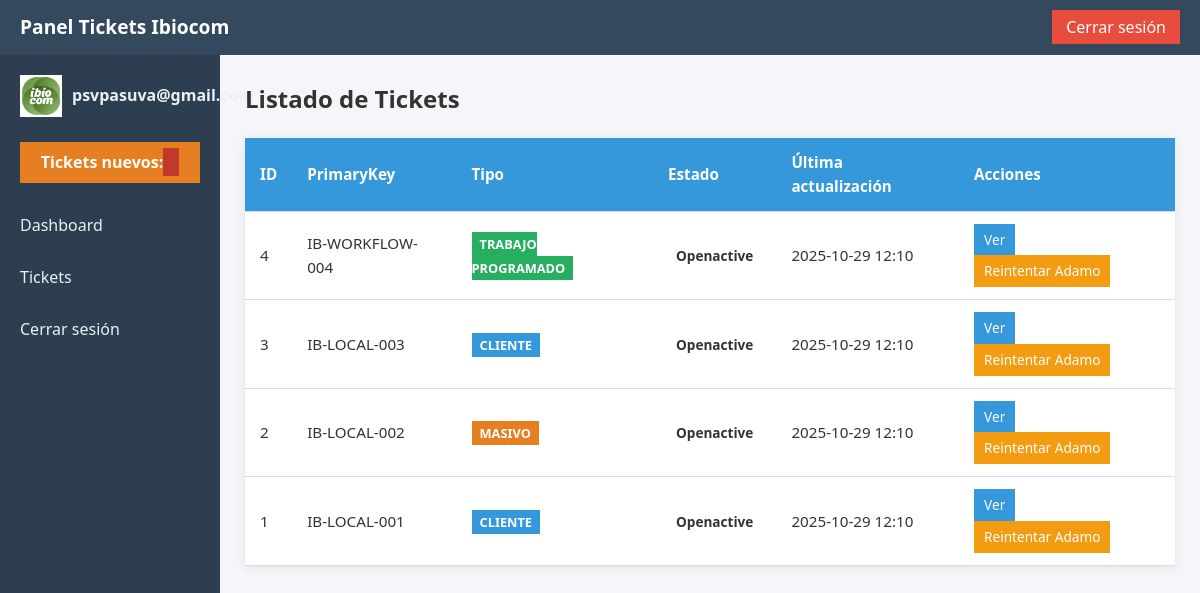
The page /web/tickets (signed in) on the database its author committed.
### app/models.py (models this page shows)
class User(SQLModel, table=True):
    id: Optional[int] = Field(default=None, primary_key=True)
    email: str = Field(unique=True, index=True)
    password_hash: str
    role: str = Field(default="tecnico")
    created_at: datetime = Field(default_factory=datetime.utcnow)

class Ticket(SQLModel, table=True):
    id: Optional[int] = Field(default=None, primary_key=True)
    primary_key: str = Field(max_length=50)
    mirror_key: Optional[str] = Field(default=None, max_length=50)
    state: Optional[str] = Field(default=None, max_length=50)
    dialog: Optional[str] = None  # Datos de Adamo
    clearance_person: Optional[str] = Field(default="ibiocom", max_length=50)
    ticket_type: str = Field(default="ftth_cliente", max_length=50)
    created_at: datetime = Field(default_factory=datetime.utcnow)
    updated_at: datetime = Field(default_factory=datetime.utcnow)
    local_requests: Optional[str] = None  # JSON de request_info enviadas
    local_resolutions: Optional[str] = None  # JSON de resolutions enviadas
    local_reports: Optional[str] = None  # JSON de reportes enviados

### app/routes/web.py (the view)
@router.get("/tickets", response_class=HTMLResponse)
def list_tickets(request: Request):
    if not SESSION_USER:
        return RedirectResponse("/web/login")
    with Session(engine) as session:
        tickets = session.exec(select(Ticket).order_by(Ticket.created_at.desc())).all()
        tickets_data = [ticket_to_dict(t) for t in tickets]
    return templates.TemplateResponse("tickets.html", {
        "request": request,
        "tickets": tickets_data,
        "current_user": SESSION_USER
    })

### app/templates/tickets.html (shortened to what this page needs)
{% extends "base.html" %}
{% block content %}
<h2>Listado de Tickets</h2>
<table class="tickets-table">
  <thead>
    <tr>
      <th>ID</th>
      <th>PrimaryKey</th>
      <th>Tipo</th>
      <th>Estado</th>
      <th>Última actualización</th>
      <th>Acciones</th>
    </tr>
  </thead>
  <tbody>
    {% for t in tickets %}
    <tr>
      <td>{{ t.id }}</td>
      <td>{{ t.primary_key }}</td>
      <td>
        {% if t.ticket_type == 'ftth_cliente' %}
          <span class="ticket-type ticket-client">Cliente</span>
        {% elif t.ticket_type == 'ftth_masivo' %}
          <span class="ticket-type ticket-massive">Masivo</span>
        {% elif t.ticket_type == 'trabajos_programados' %}
          <span class="ticket-type ticket-workflow">Trabajo programado</span>
        {% else %}
          <span class="ticket-type">Desconocido</span>
        {% endif %}
      </td>
      <td>
        <span class="status-tag status-{{ t.state }}">
          {{ t.state|capitalize }}
        </span>
      </td>
      <td>
        {{ t.updated_at.strftime('%Y-%m-%d %H:%M') if t.updated_at else t.created_at.strftime('%Y-%m-%d %H:%M') }}
      </td>
      <td>
        <a href="/web/tickets/{{ t.id }}" class="btn btn-primary">Ver</a>
        {% if t.state != 'cerrado' %}
          <a href="/web/tickets/{{ t.id }}/retry" class="btn btn-warning">Reintentar Adamo</a>
        {% endif %}
      </td>
    </tr>
    {% endfor %}
  </tbody>
</table>
{% endblock %}

### app/templates/base.html (shortened to what this page needs)
<!DOCTYPE html>
<html lang="es">
<head>
  <link rel="stylesheet" href="/static/style.css">
</head>
<body>
  <header class="navbar">
    <div class="navbar-left">
      <h1>Panel Tickets Ibiocom</h1>
    </div>
    <div class="navbar-right">
      <a href="/web/logout" class="btn">Cerrar sesión</a>
    </div>
  </header>
  <div class="container">
    <aside class="sidebar">
      <div class="user-panel">
        <img src="/static/user.png" alt="Usuario" class="user-img">
        <p class="username">{{ current_user.email if current_user else "Invitado" }}</p>
      </div>
      <div class="notifications">
        <p>Tickets nuevos: <span class="badge">{{ new_tickets_count }}</span></p>
      </div>
      <nav>
        <a href="/web/dashboard">Dashboard</a>
        <a href="/web/tickets">Tickets</a>
        <a href="/web/logout">Cerrar sesión</a>
      </nav>
    </aside>
    <main class="main-content">
      {% block content %}{% endblock %}
    </main>
  </div>
</body>
</html>

### app/static/style.css (style rules this page uses)
* { box-sizing: border-box; margin:0; padding:0; font-family: 'Segoe UI', Arial, sans-serif; }
body { background: #f4f6f9; color: #333; line-height: 1.6; }
*, *::before, *::after { border-radius: 0 !important; }
.navbar { display: flex; justify-content: space-between; align-items: center; background: #34495e; color: #fff; padding: 12px 20px; }
.navbar h1 { font-size: 1.2rem; font-weight: 600; }
.navbar a.btn { background: #e74c3c; padding: 6px 14px; color: #fff; text-decoration: none; transition: background 0.2s; }
.container { display: flex; min-height: 100vh; }
.sidebar { width: 220px; background: #2c3e50; padding: 20px; }
.sidebar nav a { display: block; color: #ecf0f1; padding: 10px 0; text-decoration: none; margin-bottom: 6px; transition: all 0.2s; }
.main-content { flex: 1; padding: 25px; }
.user-panel { display: flex; align-items: center; margin-bottom: 25px; }
.user-panel .user-img { width: 42px; height: 42px; margin-right: 10px; border: 2px solid #fff; }
.user-panel .username { color: #ecf0f1; font-weight: bold; }
.notifications { background: #e67e22; color: #fff; padding: 8px 10px; margin-bottom: 20px; text-align: center; font-weight: bold; }
.notifications .badge { background: #c0392b; padding: 3px 8px; }
.btn-primary { background: #3498db; }
.btn-warning { background: #f39c12; }
.status-tag { padding: 3px 8px; font-weight: bold; text-transform: capitalize; }
.tickets-table { width: 100%; border-collapse: collapse; background: #fff; overflow: hidden; box-shadow: 0 2px 10px rgba(0,0,0,0.08); margin-top: 20px; }
.tickets-table thead { background: #3498db; color: #fff; }
.tickets-table th, .tickets-table td { padding: 12px 15px; text-align: left; font-size: 0.95rem; border-bottom: 1px solid #ddd; }
.tickets-table .status-tag { padding: 4px 8px; font-weight: bold; text-transform: capitalize; font-size: 0.85rem; }
.tickets-table .btn { padding: 5px 10px; color: #fff; font-size: 0.85rem; text-decoration: none; margin-right: 5px; display: inline-block; transition: background 0.2s; }
.ticket-type { padding: 3px 8px; font-weight: bold; text-transform: uppercase; font-size: 0.8rem; color: #fff; }
.ticket-client { background-color: #3498db; }
.ticket-massive { background-color: #e67e22; }
.ticket-workflow { background-color: #27ae60; }

### rows shown on the page
User: email "psvpasuva@gmail.com"
Ticket: id "4", primary_key "IB-WORKFLOW-004", shows "TRABAJO PROGRAMADO", state "Openactive", updated_at "2025-10-29 12:10"
Ticket: id "3", primary_key "IB-LOCAL-003", ticket_type "CLIENTE", state "Openactive", updated_at "2025-10-29 12:10"
Ticket: id "2", primary_key "IB-LOCAL-002", ticket_type "MASIVO", state "Openactive", updated_at "2025-10-29 12:10"
Ticket: id "1", primary_key "IB-LOCAL-001", ticket_type "CLIENTE", state "Openactive", updated_at "2025-10-29 12:10"
